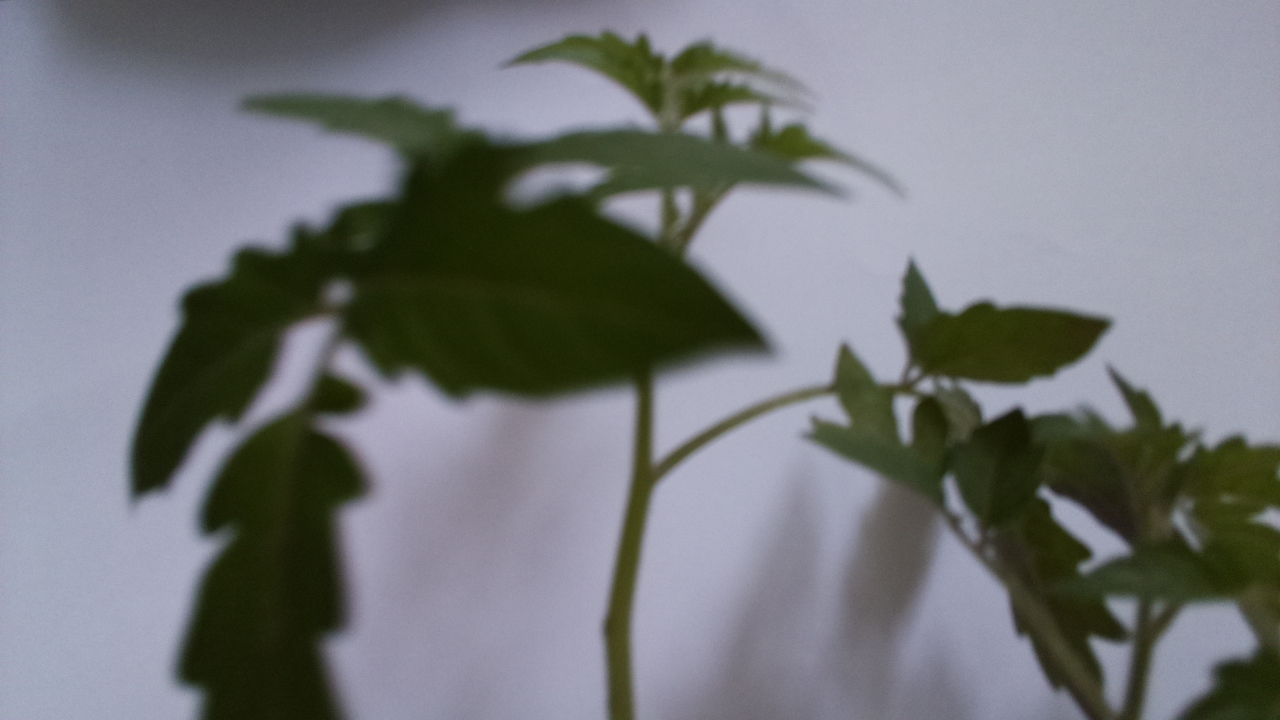
#> input picture 2021:05:05:08:44:55.jpeg, 1280 x 720 px, given in place of 2021:05:05:08:44:55.jpg, which was not available
$ python test.py
#> lines starting #> are read from the running program, lines starting #| are printed output that depends on the picture; pictures that were not available may be replaced by others from this repository, and a replacement may not be noted
### util/image_segmentation.py
import numpy as np
import skimage.color as color
import matplotlib.pyplot as plt
import matplotlib.patches as patches
from PIL import Image
from skimage.segmentation import slic
from skimage.color import deltaE_cie76

def _load_image(image_dir):
#> called with image_dir = 'captured_images/2021:05:05:08:44:55.jpg'
    image = Image.open(image_dir)
#> image is the input picture: PIL image 1280x720 RGB; mean R, G, B 118.2, 120.7, 123.8
    image_rgb = image.convert('RGB')
    image_array = np.asarray(image_rgb)
    return image_array

def slic_segment(image_dir, n_segments):
    image = _load_image(image_dir)
    segments = slic(image, n_segments, compactness=75)
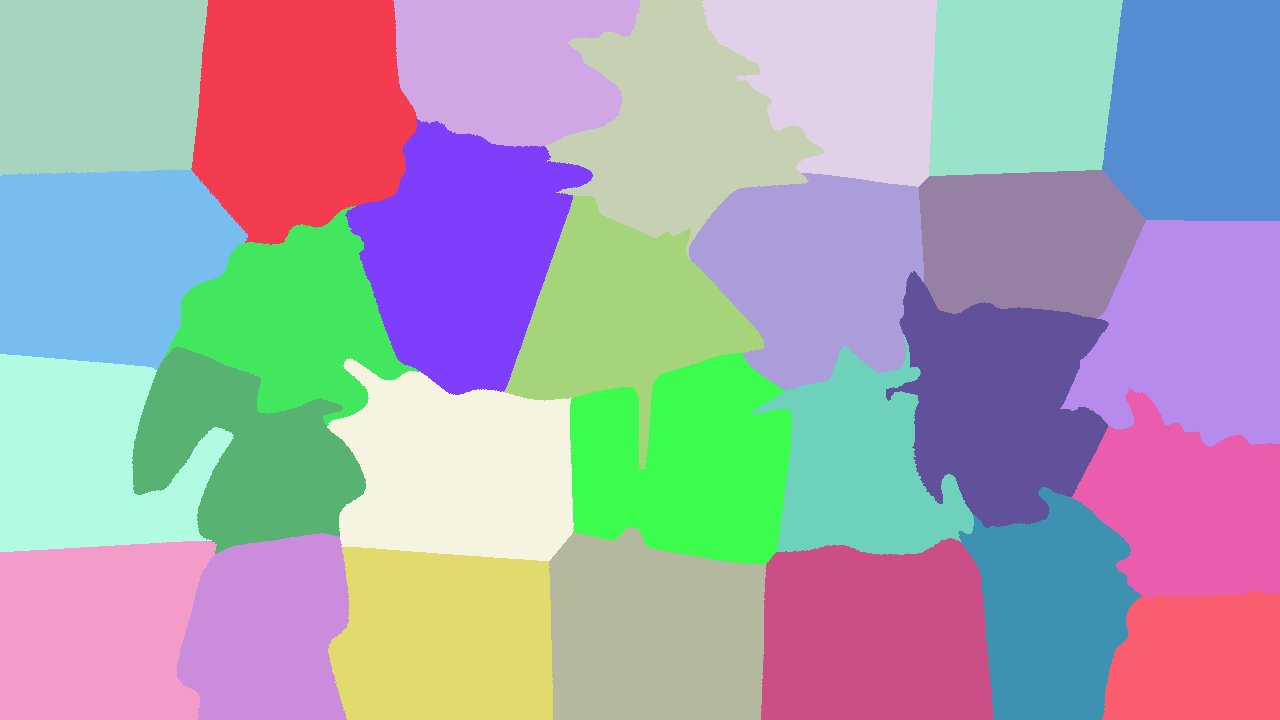
#> segments: shape (720, 1280) int64; 28 distinct labels, from 1 to 28; one colour per label, 0 black
    color_segments = color.label2rgb(segments, image, kind='avg')
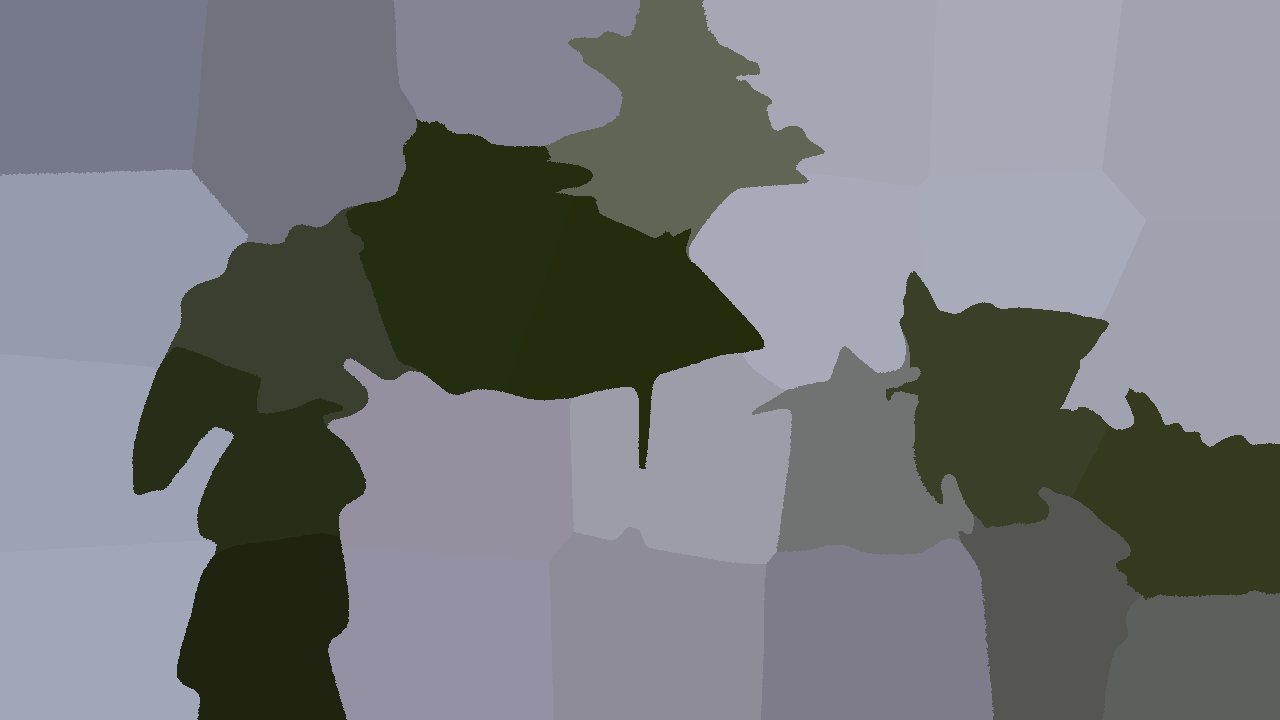
#> color_segments: shape (720, 1280, 3); mean R, G, B 117.7, 120.2, 123.2
    save_image(color_segments, 'color_segments')
    save_image(segments, 'segments')
#> call 2 of save_image, with name = 'segments'
#> in save_image (call 2), `im = Image.fromarray(image_data.astype(np.uint8))`:
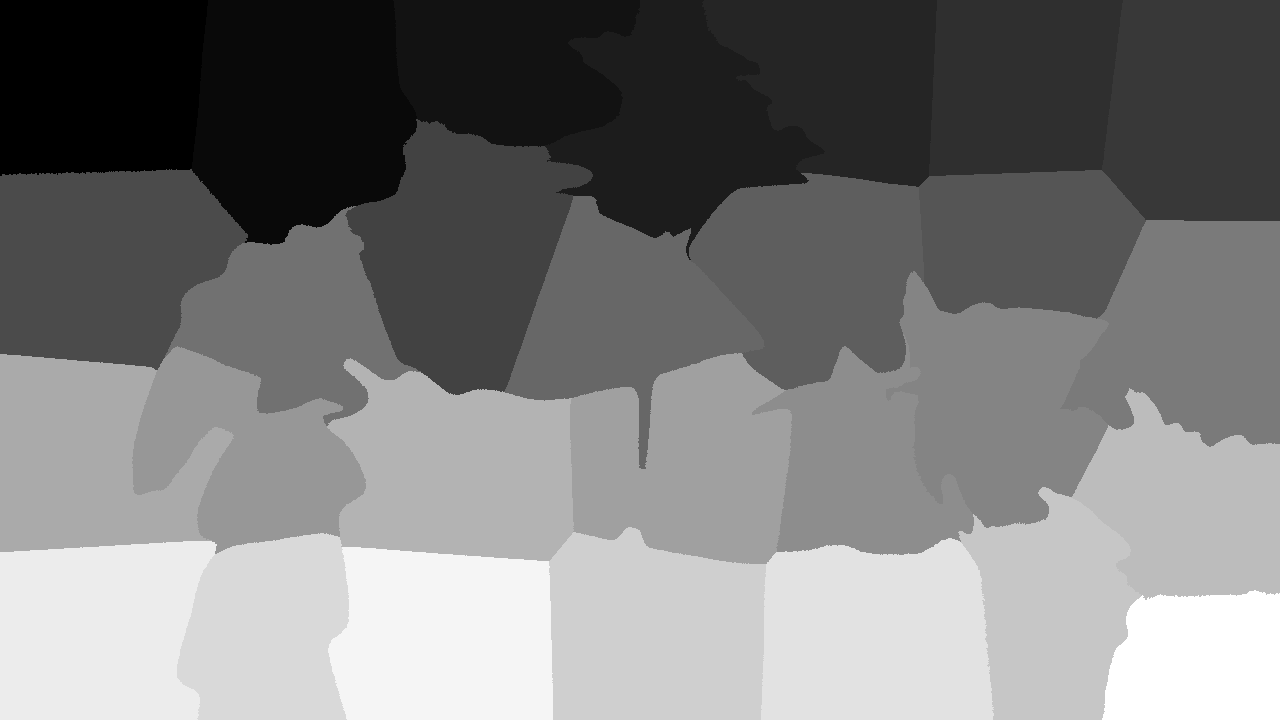
#> im: PIL image 1280x720 L; min 1, max 28, mean 14.1; drawn with min black and max white
    return color_segments, segments

def identify_leaf_segments(color_segments, segments):
    n_segments = len(np.unique(segments))
#> n_segments = 28
    segment_colors = np.zeros((n_segments, 3))
    green_array = np.array([0,128,0])
    found_segments = []
    for row in range(0, segments.shape[0], 10):
        for col in range(0, segments.shape[1], 10):
            # Check if we have found segment color before
            if not segments[row, col] in found_segments:
                # if not append to found segments
                found_segments.append(segments[row, col])
                # and add segment color
                segment_colors[segments[row, col]] = color_segments[row, col]
            # If all segments are found, stop.
            if len(found_segments) == n_segments:
                break
#> after the loop, found_segments = 28 values, max 28 at index 27, min 1 at index 0, mean 14.5; segment_colors = 28 rows, first 8: [0, 0, 0], [118, 121, 137], [112, 114, 125], [132, 133, 148], [95, 102, 85], [166, 167, 181], [168, 170, 184], [161, 163, 177]

    mse_seg_green = np.apply_along_axis(lambda x: deltaE_cie76(x, green_array), -1, segment_colors)
    # distance of 120 between segment color and green is experimentally set
    leaf_seg_mask = np.ma.masked_array(mse_seg_green, mse_seg_green < 120).mask
    leaf_seg_color = [segment_colors[i] for (i,s) in enumerate(leaf_seg_mask) if s]
    return leaf_seg_color

# [21 lines left out: functions minimum_bounding_box, add_bounding_boxes, not called in this run]


def save_image(image_data, name):
        im = Image.fromarray(image_data.astype(np.uint8))
        im.save(f"{name}.jpeg")

### test.py
import os
from util.scheduler import Scheduler
from util import image_segmentation


def main():
    #s = Scheduler('default_config.ini')
    #s.run()
    color_segments, segments = image_segmentation.slic_segment('captured_images/2021:05:05:08:44:55.jpg', 25)
    leaf_seg_index = image_segmentation.identify_leaf_segments(color_segments, segments)
    bounding_boxes = image_segmentation.minimum_bounding_box(color_segments, leaf_seg_index)
    image_segmentation.add_bounding_boxes('captured_images/2021:05:05:08:44:55.jpg', bounding_boxes, 'im')
    image_segmentation.add_bounding_boxes('color_segments.jpeg', bounding_boxes, 'segs')

if __name__=='__main__':
#> (the run stopped early here; a loop or call above may not have finished)

$ run again, with segments.jpeg copied over 2021:05:05:08:44:55.jpeg
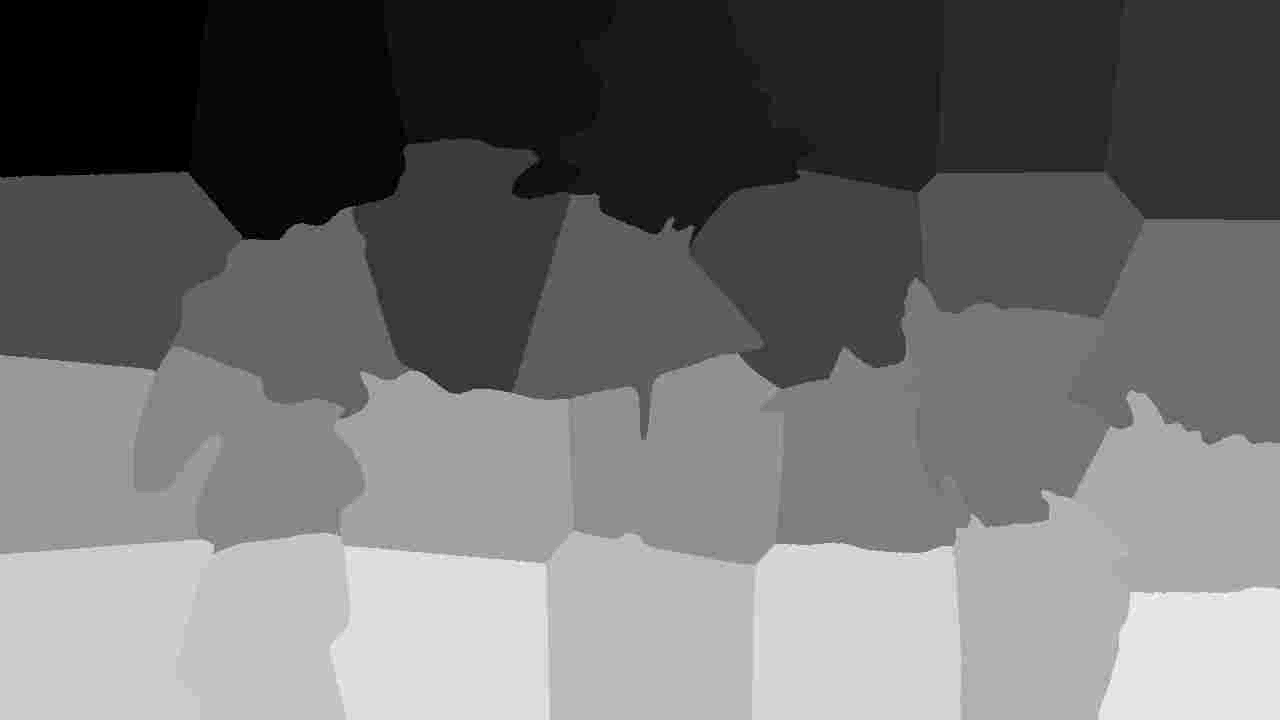
#> input picture segments.jpeg, 1280 x 720 px, given in place of 2021:05:05:08:44:55.jpg, which was not available
#> in _load_image, image is the input picture: PIL image 1280x720 L; min 0, max 30, mean 13.1
#> in slic_segment, `segments = slic(image, n_segments, compactness=75)`:
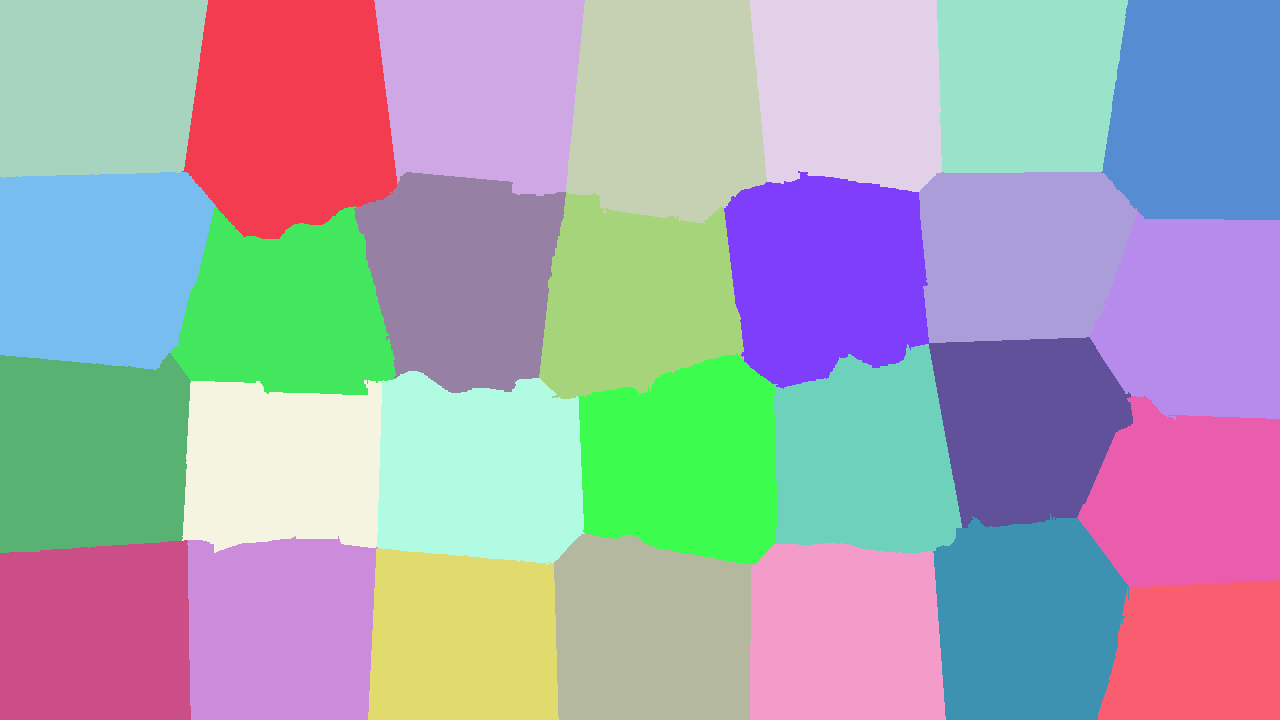
#> segments: shape (720, 1280) int64; 28 distinct labels, from 1 to 28; one colour per label, 0 black
#> in save_image (call 2), `im = Image.fromarray(image_data.astype(np.uint8))`:
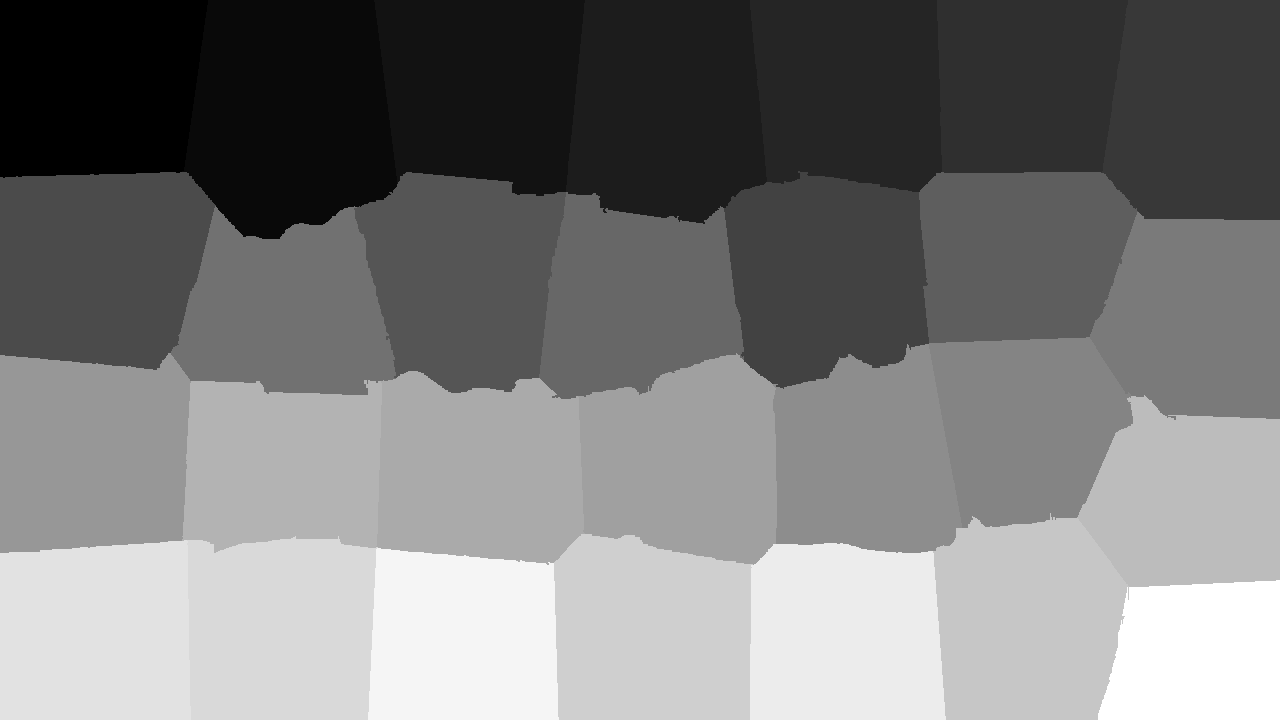
#> im: PIL image 1280x720 L; min 1, max 28, mean 14; drawn with min black and max white
#> n_segments = 28
#> after the loop in identify_leaf_segments, `for row in range(0, segments.shape[0], 10):`: found_segments = 28 values, max 28 at index 27, min 1 at index 0, mean 14.5; segment_colors = 28 rows, first 8: [0, 0, 0], [0, 0, 0], [1, 1, 1], [2, 2, 2], [2, 2, 2], [3, 3, 3], [4, 4, 4], [6, 6, 6]

$ run again, with 0a1a49a8-3a95-415a-b115-4d6d136b980b___R.S_HL 8216 copy_flipLR.jpg copied over 2021:05:05:08:44:55.jpeg
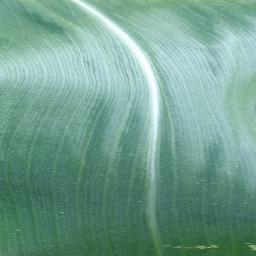
#> input picture 0a1a49a8-3a95-415a-b115-4d6d136b980b___R.S_HL 8216 copy_flipLR.jpg, 256 x 256 px, given in place of 2021:05:05:08:44:55.jpg, which was not available
#> in _load_image, image is the input picture: PIL image 256x256 RGB; mean R, G, B 114.1, 159.3, 143.5
#> in slic_segment, `segments = slic(image, n_segments, compactness=75)`:
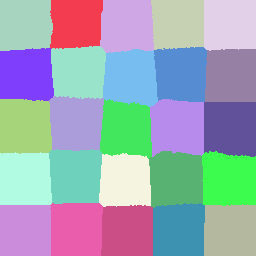
#> segments: shape (256, 256) int64; 25 distinct labels, from 1 to 25; one colour per label, 0 black
#> in save_image (call 2), `im = Image.fromarray(image_data.astype(np.uint8))`:
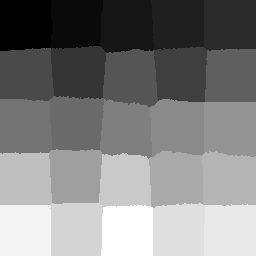
#> im: PIL image 256x256 L; min 1, max 25, mean 13.1; drawn with min black and max white
#> n_segments = 25
#> after the loop in identify_leaf_segments, `for row in range(0, segments.shape[0], 10):`: found_segments = [1, 2, 3, 4, 5, 8, 6, 9, 7, 10, 12, 11, 13, 14, 15, 16, 19, 20, 17, 18, 24, 21, 25]; segment_colors = 25 rows, first 8: [0, 0, 0], [115, 165, 141], [144, 189, 169], [157, 197, 182], [140, 185, 168], [135, 181, 167], [164, 204, 200], [166, 205, 203]
